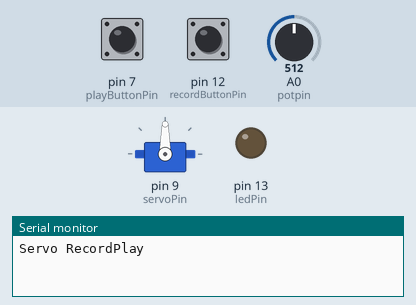
Simulated run of this sketch. Board: Arduino Uno, built with avr-gcc and run on an emulated ATmega328P. Parts: servo, output pins drawn as LEDs (lit = HIGH), the last lines printed to the serial monitor. Inputs (shaded band) come from the test bench; at power-on: pin 12 (recordButtonPin) HIGH, A0 (potpin) = 512, pin 7 (playButtonPin) HIGH. EEPROM starts erased.

Above: at 1.2 s.
1.3 s: pin 12 (recordButtonPin) pulled LOW for 0.15 s
At 2.6 s:
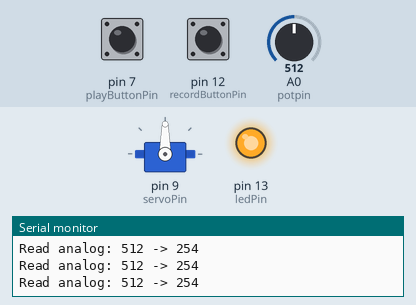
2.9 s: A0 (potpin) set to 274
4.4 s: A0 (potpin) set to 248
7.4 s: pin 12 (recordButtonPin) pulled LOW for 1 s
At 9.6 s:
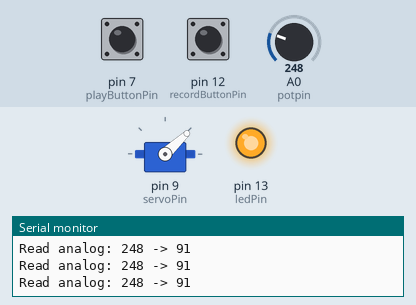
9.9 s: pin 12 (recordButtonPin) pulsed LOW 2 times (0.12 s each, 0.3 s apart)
At 10.12 s:
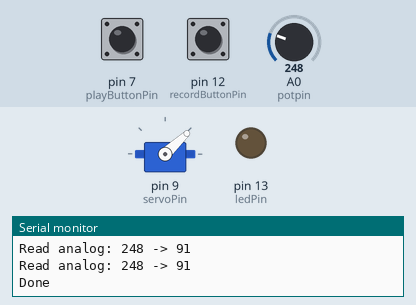
13.5 s: pin 12 (recordButtonPin) pulsed LOW 2 times (0.12 s each, 0.3 s apart)
At 14.8 s:
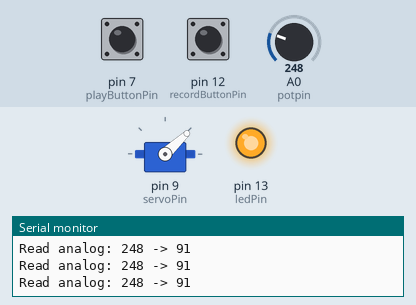
Timing chart, 0 to 28.5 s (numbered marks = the images above; inputs shaded):
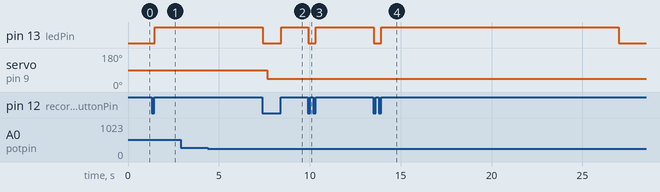

Measured:
- after the input at 1.3 s, pin 13 (ledPin): LOW → HIGH after 0.17 s
- after the input at 7.4 s, pin 13 (ledPin): HIGH → LOW at once, → HIGH 1.0 s later; servo on pin 9 (servoPin): 90° → 43° after 0.27 s
- after the input at 9.9 s, pin 13 (ledPin): HIGH → LOW at once, → HIGH 0.44 s later
- after the input at 13.5 s, pin 13 (ledPin): HIGH → LOW after 0.01 s instead of 9.9 s

The sketch:

copy_of_assn_4_2_servo_potentiometer1.ino
```cpp
#include <Servo.h>
#include <EEPROM.h>

#define CALIB_MAX 512
#define CALIB_MIN 100
#define SAMPLE_DELAY 25 // in ms, 50ms seems good

uint8_t recordButtonPin = 12;
uint8_t playButtonPin = 7;
uint8_t servoPin = 9;
uint8_t feedbackPin = A0;
uint8_t ledPin = 13;

Servo myServo;

int potpin = 0;  // analog pin used to connect the potentiometer
int val;    // variable to read the value from the analog pin
void setup() {
  myServo.attach(9);
  Serial.begin(9600);
  pinMode(recordButtonPin, INPUT);
  digitalWrite(recordButtonPin, HIGH);
  pinMode(playButtonPin, INPUT);
  digitalWrite(playButtonPin, HIGH);
  pinMode(ledPin, OUTPUT);

  Serial.println("Servo RecordPlay");
}

void loop() {


 if (! digitalRead(recordButtonPin)) {
   delay(10);
   // wait for released
   while (! digitalRead(recordButtonPin));
   delay(20);
   // OK released!
   recordServo(servoPin, feedbackPin, recordButtonPin);
 }

  if (! digitalRead(playButtonPin)) {
   delay(10);
   // wait for released
   while (! digitalRead(playButtonPin));
   delay(20);
   // OK released!
   playServo(servoPin, playButtonPin);
 }
    {
val = analogRead(potpin);            // reads the value of the potentiometer (value between 0 and 1023)
val = map(val, 0, 1023, 0, 180);     // scale it to use it with the servo (value between 0 and 180)
  myServo.write(val);                  // sets the servo position according to the scaled value
  delay(15);                           // waits for the servo to get there
}
}

void playServo(uint8_t servoPin, uint8_t buttonPin) {
  uint16_t addr = 0;
  Serial.println("Playing");

  myServo.attach(servoPin);
  while (digitalRead(buttonPin)) {
    uint8_t x = EEPROM.read(addr);
    Serial.print("Read EE: "); Serial.print(x);
    if (x == 255) break;
    // map to 0-180 degrees
    x = map(x, 0, 254, 0, 180);
    Serial.print(" -> "); Serial.println(x);
    myServo.write(x);
    delay(SAMPLE_DELAY);
    addr++;
    if (addr == 512) break;
  }
  Serial.println("Done");
  myServo.detach();
  delay(250);
}

void recordServo(uint8_t servoPin, uint8_t analogPin, uint8_t buttonPin) {
  uint16_t addr = 0;

  Serial.println("Recording");
  digitalWrite(ledPin, HIGH);

  pinMode(analogPin, INPUT);
  while (digitalRead(buttonPin)) {
     uint16_t a = analogRead(analogPin);

     Serial.print("Read analog: "); Serial.print(a);
     if (a < CALIB_MIN) a = CALIB_MIN;
     if (a > CALIB_MAX) a = CALIB_MAX;
     a = map(a, CALIB_MIN, CALIB_MAX, 0, 254);
     Serial.print(" -> "); Serial.println(a);
     EEPROM.write(addr, a);
     addr++;
     if (addr == 512) break;
     delay(SAMPLE_DELAY);
  }
  if (addr != 512) EEPROM.write(addr, 255);

  digitalWrite(ledPin, LOW);

  Serial.println("Done");
  delay(250);
}
```
